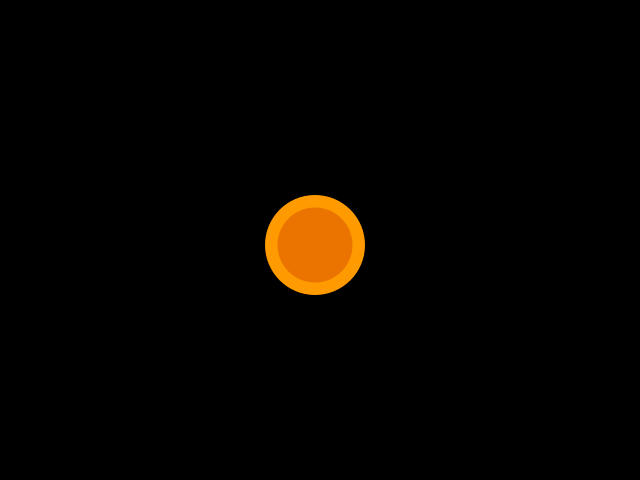
Frame 1 (no input)
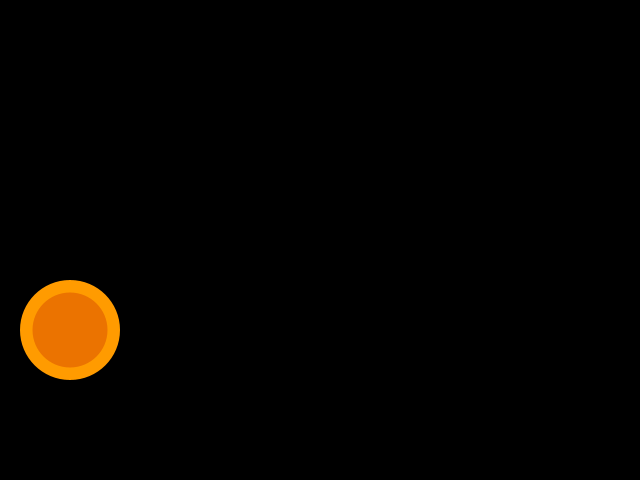
Frame 60 (the mouse pressed at the canvas centre just before this capture)
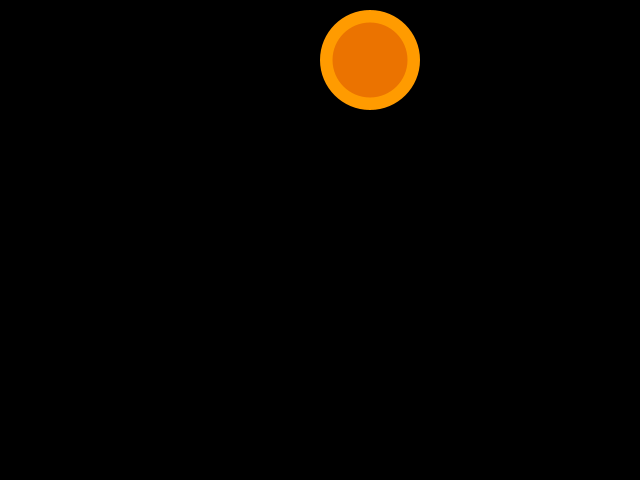
Frame 120 (the mouse held since frame 60 and released just before this capture)

The Processing sketch that drew these frames (run headless with seeded random() and noise(); from frame 60 on, the mouse is pressed at the canvas centre):

// Processing sketch: example02
// ── example02.pde
/////////////////////////////////////////////// шарик
float r = 50, x, y, dx, dy;

///////////////////////////////////////////////
void setup()
{ 
  size(640, 480); smooth(); noStroke(); frameRate(25);
  x = width / 2; y = height / 2; dx = -5; dy = 5;
}

void draw()
{   
  background(0, 0, 0);
  x += dx; y += dy;
  if ((x > (width - r)) || (x < r)) dx = - dx;
  if ((y > (height - r)) || (y < r)) dy = - dy;  
  fill(255, 155, 0); ellipse(x, y, r * 2, r * 2);
  fill(235, 115, 0); ellipse(x, y, r * 1.5, r * 1.5);
}
